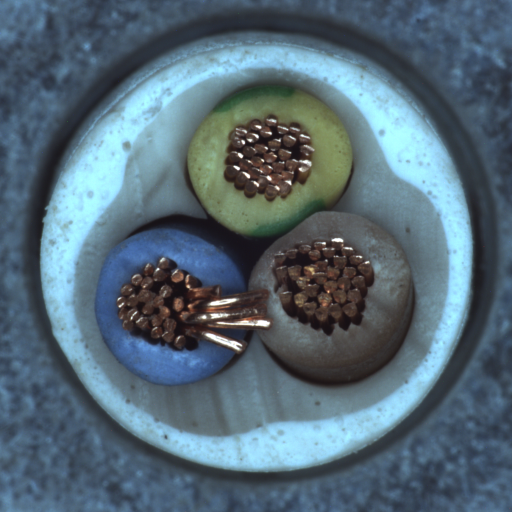
%> input picture data/MVTec AD/cable/test/bent_wire/001.png, 1024 x 1024 px (shown at 1/2 size)
$ octave --eval "result = preprocessImage(imread('../data/MVTec AD/cable/test/bent_wire/001.png'));"   (GNU Octave 9; MATLAB toolbox functions it lacks are replaced by stand-ins)
%> lines starting %> are read from the running program, lines starting %| are printed output that depends on the picture
function [rgbImage, grayImage] = preprocessImage(inputImage)

% Resize image to match network input size
rgbImage = imresize(inputImage, [224 224]);
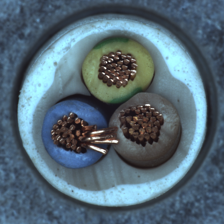
%> rgbImage: size 224x224x3 uint8; mean R, G, B 85.6, 106, 118.8

% Ensure image has three color channels
if size(rgbImage,3) == 1
    rgbImage = cat(3, rgbImage, rgbImage, rgbImage);
end

% Create grayscale version for classical vision
grayImage = rgb2gray(rgbImage);
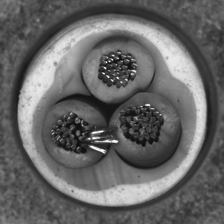
%> grayImage: size 224x224 uint8; min 16, max 255, mean 101.4

end

$ run again, on data/MVTec AD/cable/test/bent_wire/004.png
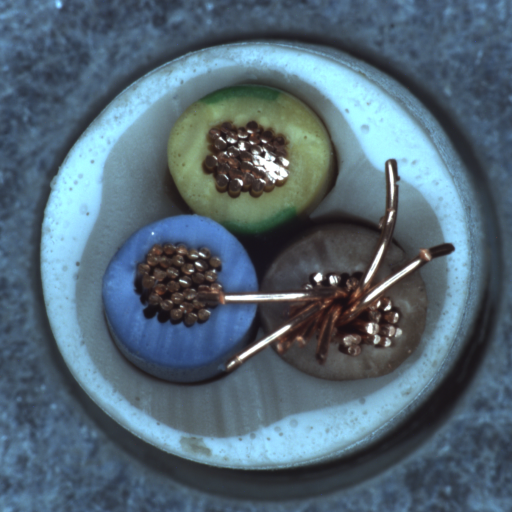
%> input picture data/MVTec AD/cable/test/bent_wire/004.png, 1024 x 1024 px (shown at 1/2 size)
%> in preprocessImage, `rgbImage = imresize(inputImage, [224 224]);`:
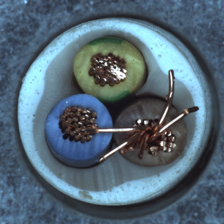
%> rgbImage: size 224x224x3 uint8; mean R, G, B 84, 104, 117.9
%> in preprocessImage, `grayImage = rgb2gray(rgbImage);`:
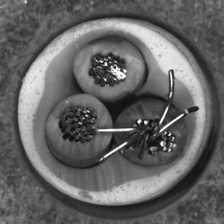
%> grayImage: size 224x224 uint8; min 17, max 255, mean 99.6

$ run again, on data/MVTec AD/cable/test/bent_wire/005.png
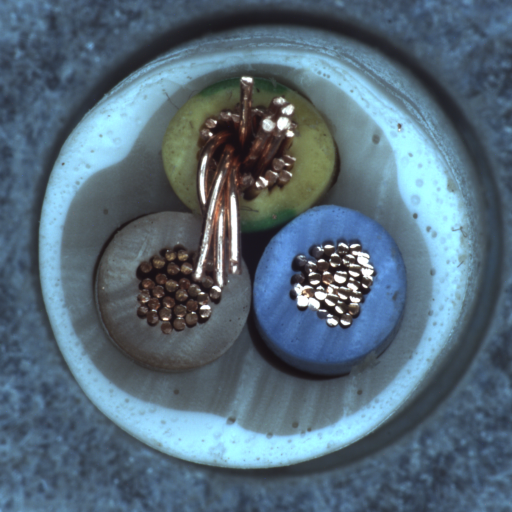
%> input picture data/MVTec AD/cable/test/bent_wire/005.png, 1024 x 1024 px (shown at 1/2 size)
%> in preprocessImage, `rgbImage = imresize(inputImage, [224 224]);`:
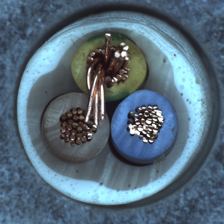
%> rgbImage: size 224x224x3 uint8; mean R, G, B 86.3, 106.9, 122
%> in preprocessImage, `grayImage = rgb2gray(rgbImage);`:
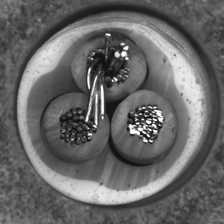
%> grayImage: size 224x224 uint8; min 15, max 255, mean 102.5

$ run again, on data/MVTec AD/cable/test/bent_wire/007.png
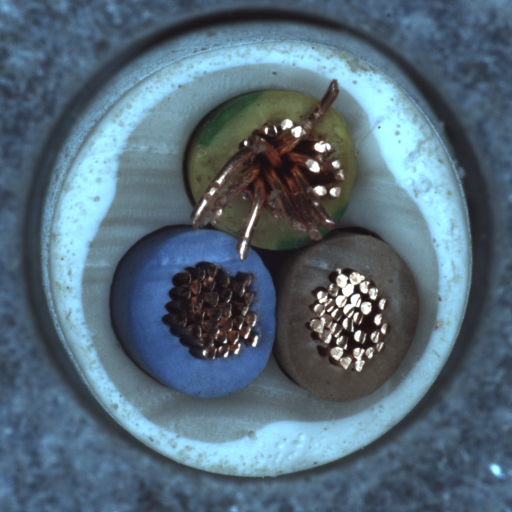
%> input picture data/MVTec AD/cable/test/bent_wire/007.png, 1024 x 1024 px (shown at 1/2 size)
%> in preprocessImage, `rgbImage = imresize(inputImage, [224 224]);`:
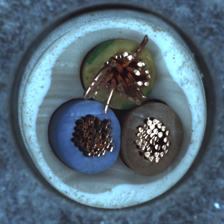
%> rgbImage: size 224x224x3 uint8; mean R, G, B 85.6, 106.5, 121.2
%> in preprocessImage, `grayImage = rgb2gray(rgbImage);`:
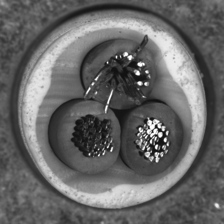
%> grayImage: size 224x224 uint8; min 11, max 255, mean 101.9
